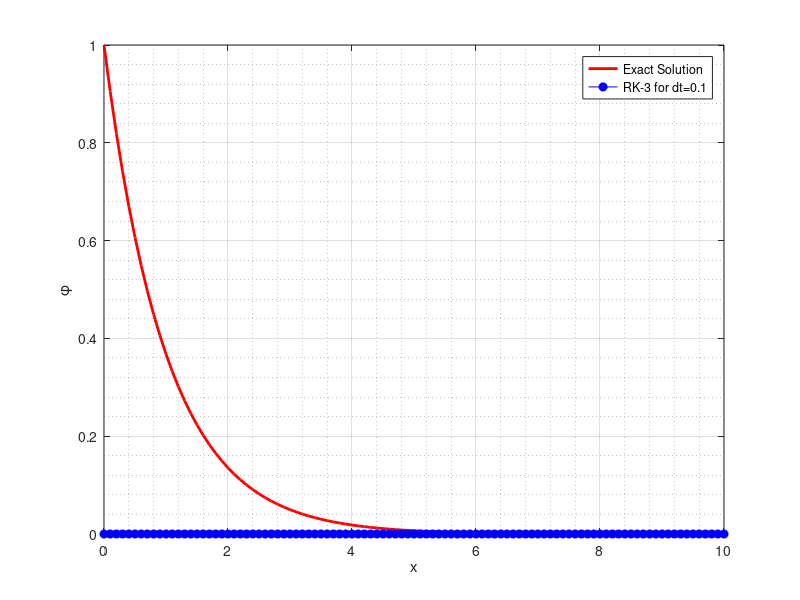

The MATLAB script that drew this image:
% AMAN PAREKH - 180073
% ME630 - Fall 2021
%% RK-3 (Low Storage) for 2a
T = 15;

dt = 0.1 ;     % For timestep = 0.1
time = 0:dt:T;
n = T/dt;     % Number of timesteps

phi1 = zeros(ceil(n),1);      % Initializing Solution to 0
phi1(1) = 0;           % Assigning Initial Condition at x=0

phis = 0;
k1 = 0;

for i=1:n-1
    phis = phi1(i);             % Step 1
    k1 = -phi1(i);             % Step 1
    phis = phis + (dt/3)*k1;             % Step 2
    k1 = (-5/9)*k1 - phis;             % Step 2
    phis = phis + (15/16)*dt*k1;             % Step 3
    k1 = (-153/128)*k1 - phis;             % Step 3
    phi1(i+1) = phis + (8/15)*dt*k1;             % Solution Step
end

t = 0:0.1:T;
plot(t, exp(-t), 'r','LineWidth', 2);
hold on;
plot(time(1:length(phi1)), phi1, 'bo-', 'MarkerFaceColor', 'b');
xlabel('x');
xlim([0 10]);
ylabel('\phi');
legend('Exact Solution', 'RK-3 for dt=0.1')
grid on;
grid minor;